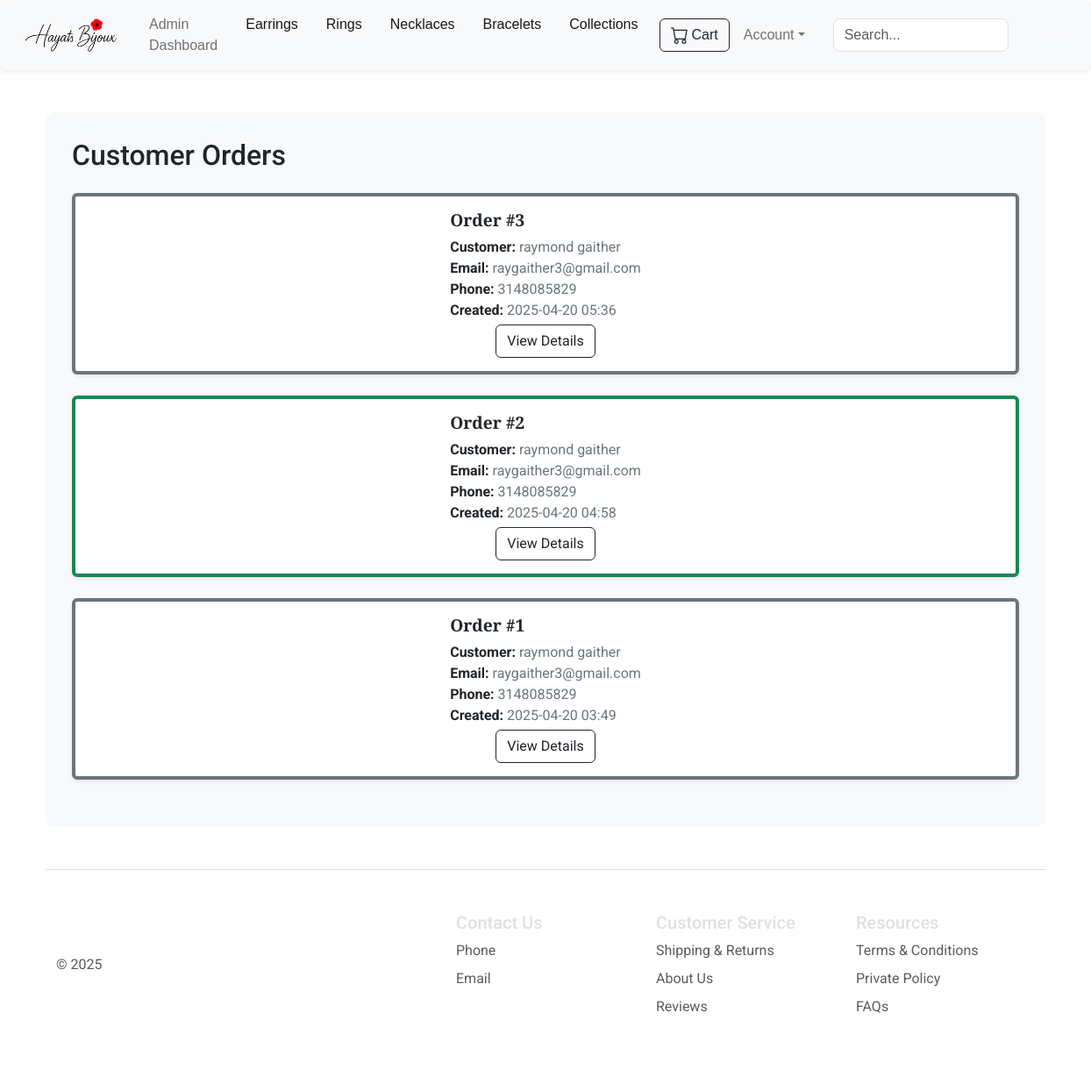
The page /view-orders (signed in) on the database its author committed.
### website/models.py (models this page shows, shortened)
class TimestampMixin(object):
    created_at = db.Column(db.DateTime(timezone=True), server_default=func.now())
    updated_at = db.Column(db.DateTime(timezone=True), server_default=func.now(), onupdate=func.now())

class Order(db.Model, TimestampMixin):
    id = db.Column(db.Integer, primary_key=True)
    customer_id = db.Column(db.Integer, db.ForeignKey('customer.id'), nullable=False)
    full_name = db.Column(db.String(150), nullable=False)
    email = db.Column(db.String(120))  # 🆕
    phone = db.Column(db.String(20))   # 🆕
    shipping_address = db.Column(db.String(500), nullable=False)
    notes = db.Column(db.Text)         # 🆕
    tracking_url = db.Column(db.String(500))  # Optional
    status = db.Column(db.String(100), default='pending', nullable=False)
    payment_id = db.Column(db.String(1000))  # Optional until payment added
    total = db.Column(db.Float, nullable=False)
    items = db.relationship('OrderItem', back_populates='order', lazy=True)

### website/admin.py (the view)
@admin.route('/view-orders')
@login_required
def order_view():
    if current_user.id != 1:
        return render_template('404.html')
    orders = Order.query.order_by(Order.created_at.desc()).all()
    forms = {order.id: UpdateOrderStatusForm(status=order.status) for order in orders}
    return render_template('view_orders.html', orders=orders, forms=forms)

### website/forms.py
class UpdateOrderStatusForm(FlaskForm):
    status = SelectField('Status', choices=[
        ('pending', 'Pending'),
        ('shipped', 'Shipped'),
        ('delivered', 'Delivered'),
        ('cancelled', 'Cancelled')
    ], validators=[DataRequired()])

class SearchForm(FlaskForm):
    query = StringField('Search', validators=[DataRequired()])
    submit = SubmitField('Search')  # Submit button

### website/templates/view_orders.html (shortened to what this page needs)
{% extends 'base.html' %}
{% block body %}
<div class="container mt-5" style="background-color: #f8f9fa; border-radius: 10px; padding: 30px;">
  <h2 class="mb-4 text-dark">Customer Orders</h2>
  {% for order in orders %}
    <div class="card mb-4 shadow-sm border-start border-4
                {% if order.status == 'shipped' %}border-success
                {% elif order.status == 'pending' %}border-warning
                {% else %}border-secondary
                {% endif %}">
      <div class="card-body d-flex justify-content-between align-items-center">
        <div>
          <h5 class="card-title mb-2 text-dark">Order #{{ order.id }}</h5>
          <p class="card-text text-secondary mb-1">
            <strong class="text-dark">Customer:</strong> {{ order.full_name }}<br>
            <strong class="text-dark">Email:</strong> {{ order.email or '—' }}<br>
            <strong class="text-dark">Phone:</strong> {{ order.phone or '—' }}<br>
            <strong class="text-dark">Created:</strong> {{ order.created_at.strftime('%Y-%m-%d %H:%M') }}
          </p>
        </div>
        <button class="btn btn-outline-dark"
                data-bs-toggle="modal"
                data-bs-target="#orderModal{{ order.id }}">
          View Details
        </button>
      </div>
    </div>
  {% endfor %}
</div>
{% endblock %}

### website/static/css/mystyles.css (style rules this page uses)
body { background-color: #1a1a1a; font-family: 'Roboto', sans-serif; color: #e0e0e0; margin: 0; padding: 0; }
.card-body { padding: 15px; display: flex; flex-direction: column; justify-content: space-between; }
.card-title { font-size: 1.2rem; font-weight: bold; color: #333; font-family: 'Playfair Display', serif; }
form .form-control { width: 200px; border-radius: 0.5rem; transition: border 0.3s ease; }

### rows shown on the page
Order: id "3", full_name "raymond gaither", email "raygaither3@gmail.com", phone "3148085829", created_at "2025-04-20 05:36"
Order: id "2", full_name "raymond gaither", email "raygaither3@gmail.com", phone "3148085829", created_at "2025-04-20 04:58"
Order: id "1", full_name "raymond gaither", email "raygaither3@gmail.com", phone "3148085829", created_at "2025-04-20 03:49"
